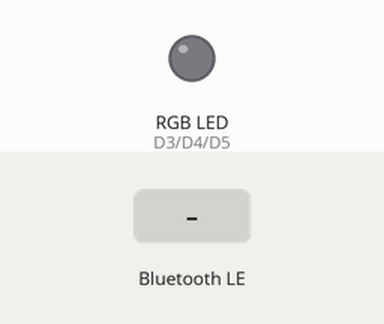
Bench run of a sketch on a simulated Arduino Nano 33 IoT. Parts: an RGB LED mixed from three pins (HIGH = lit). The test bench sets the inputs (shaded band). Nothing arrives over Bluetooth unless stated; a phone connects over Bluetooth LE 3 s after start; what the sketch prints to the serial monitor is not drawn.

Above: at 3.8 s.
3.9 s: Bluetooth LE write "1" received
At 4.2 s:
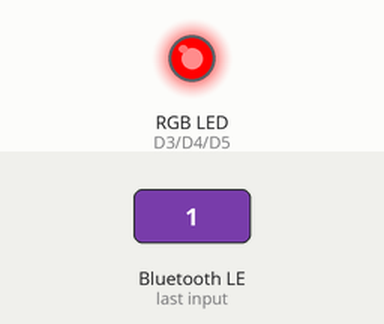
5.4 s: Bluetooth LE write "2" received
At 6.6 s:
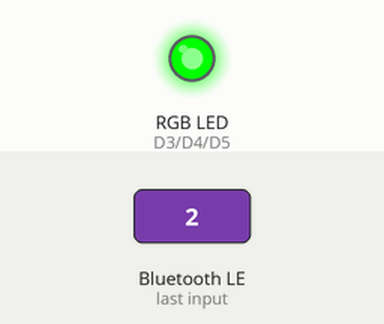
6.9 s: Bluetooth LE write "0" received
At 7.7 s:
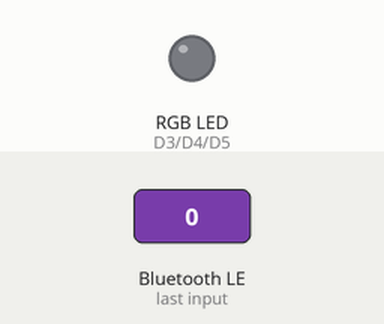
Timing chart, 0 to 9.9 s (numbered marks = the images above; inputs shaded):
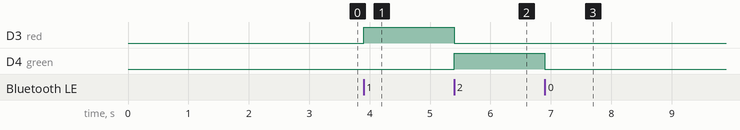

The sketch:

arduino_nano_33_iot_ver.ino
```cpp
#include <ArduinoBLE.h>

long previousMillis = 0;
int interval = 0;
int ledState = LOW;

BLEService rgbledService("180A"); // BLE LED 서비스

// BLE LED 스위치 특성 - 사용자 정의 128비트 UUID, 중앙에서 읽기 및 쓰기 가능
BLEByteCharacteristic switchCharacteristic("2A57", BLERead | BLEWrite);

// BLE 텍스트 전송 특성 - 사용자 정의 128비트 UUID, 중앙에서 읽기 가능
BLECharacteristic textCharacteristic("2A58", BLERead | BLENotify, 20);

// 3색 LED의 각 핀을 3, 4, 5번으로 설정합니다.(빨강 = 3, 초록 = 4, 파랑 = 5)
int red = 3;
int green = 4;
int blue = 5;

void setup() {
  Serial.begin(9600);
  //while (!Serial);

  // 내장 LED 핀을 출력 모드로 설정
  pinMode(red, OUTPUT);
  pinMode(green, OUTPUT);
  pinMode(blue, OUTPUT);

  // 초기화 시작
  if (!BLE.begin()) {
    Serial.println("Bluetooth® Low Energy 시작 실패!");

    while (1);
  }

  // 광고용 로컬 이름과 서비스 UUID 설정:
  BLE.setLocalName("Pet-I_BLE_Testing");
  BLE.setAdvertisedService(rgbledService);

  // 특성을 서비스에 추가
  rgbledService.addCharacteristic(switchCharacteristic);
  rgbledService.addCharacteristic(textCharacteristic);

  // 서비스 추가
  BLE.addService(rgbledService);

  // 특성의 초기 값 설정:
  switchCharacteristic.writeValue(0);

  // 광고 시작
  BLE.advertise();

  Serial.println("BLE LED 서비스 시작");
}

void loop() {
  // BLE 페리페럴 연결 대기:
  BLEDevice central = BLE.central();

  // 중앙이 페리페럴에 연결되었을 경우:
  if (central) {
    Serial.print("Connected to central: ");
    // 중앙의 MAC 주소 출력:
    Serial.println(central.address());

    // 연결이 되었음을 알리는 텍스트 전송
    textCharacteristic.writeValue("Pet-I is Running Now");

    // 중앙이 페리페럴에 연결된 동안:
    while (central.connected()) {
      // 원격 장치가 특성에 쓴 경우,
      // 그 값을 사용하여 LED 제어:
      if (switchCharacteristic.written()) {
        switch (switchCharacteristic.value()) {   // 0이 아닌 모든 값
          case 1:
            Serial.println("Red LED On");
            digitalWrite(red, HIGH);            // LED를 켬
            digitalWrite(green, LOW);
            digitalWrite(blue, LOW);
            break;
          case 2:
            Serial.println("Green LED On");
            digitalWrite(red, LOW);
            digitalWrite(green, HIGH);          // LED를 켬
            digitalWrite(blue, LOW);
            break;
          case 3:
            Serial.println("Blue LED On");
            digitalWrite(red, LOW);
            digitalWrite(green, LOW);
            digitalWrite(blue, HIGH);           // LED를 켬
            break;
          default:
            Serial.println("LED Off");
            digitalWrite(red, LOW);
            digitalWrite(green, LOW);
            digitalWrite(blue, LOW);
            break;
        }
      }
    }

    // 중앙이 연결을 끊었을 때 출력:
    Serial.print("Disconnected from central: ");
    Serial.println(central.address());
    digitalWrite(red, LOW);         // LED를 끔
    digitalWrite(green, LOW);       // LED를 끔
    digitalWrite(blue, LOW);        // LED를 끔
  }
}
```

Measured:
- after the input at 3.9 s, D3 (red): LOW → HIGH at once
- after the input at 5.4 s, D3 (red): HIGH → LOW at once; D4 (green): LOW → HIGH at once
- after the input at 6.9 s, D4 (green): HIGH → LOW at once
